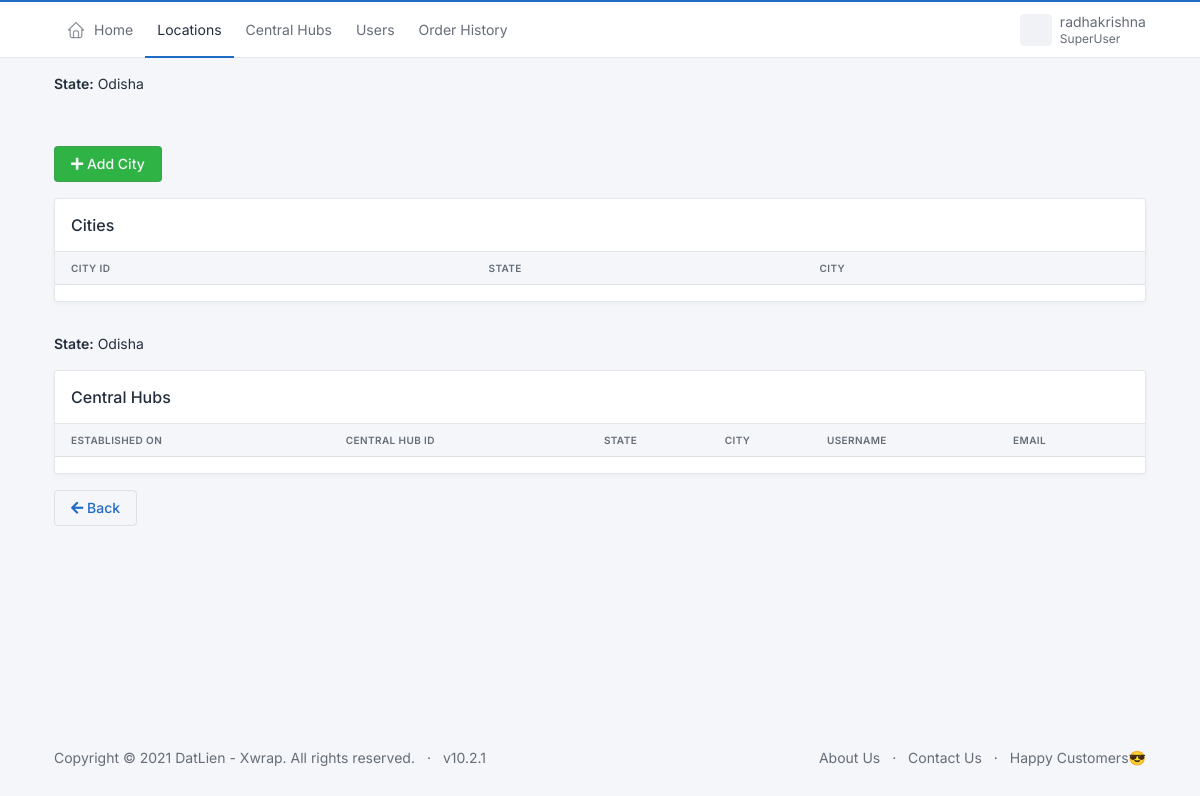
Page /datlien_admin/state/19 (signed in) on the earlier database version.
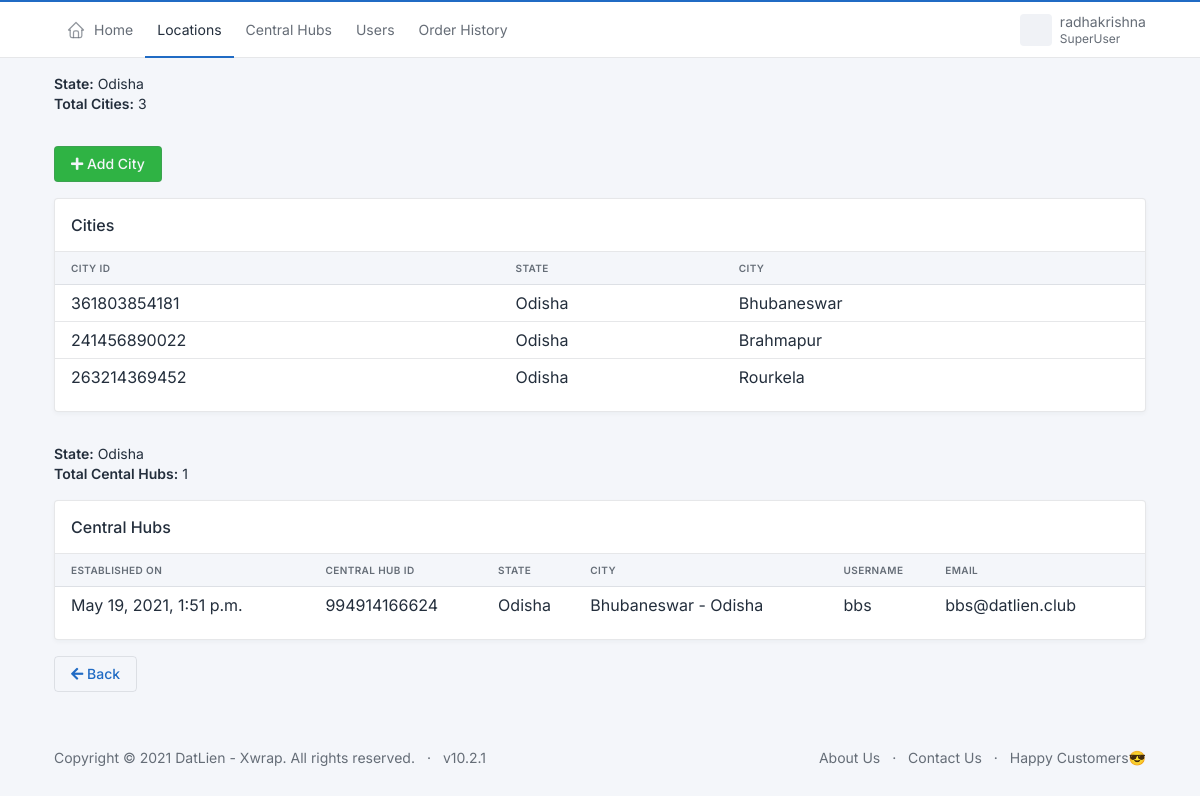
Same page on the later database version.
### datlien/models.py (models this page shows, shortened)
class City(RandomIDModel):
    state = models.ForeignKey(State,on_delete=models.CASCADE,related_name='+')
    city = models.CharField(max_length=20)
    created_on = models.DateTimeField(auto_now_add=True)
    updated_on = models.DateTimeField(auto_now=True)
    def __str__(self):
        return f"{self.city} - {self.state}"

class State(RandomIDModel):
    name = models.CharField(max_length=50)
    def __str__(self):
        return self.name

class CentralHub(RandomIDModel):
    state = models.ForeignKey(State,on_delete=models.CASCADE,related_name='+')
    city = models.ForeignKey(City,on_delete=models.CASCADE,related_name='+')
    username = models.CharField(max_length=20)
    password = models.CharField(max_length=20)
    email = models.EmailField()
    address = models.CharField(max_length=100)
    base_fare = models.DecimalField(max_digits=9,decimal_places=2,default=0)
    created_on = models.DateTimeField(auto_now_add=True)
    updated_on = models.DateTimeField(auto_now=True)

### datlien/views.py (the view)
# urls.py: path('state/<int:id>', views.state, name="state"),
@login_required(login_url="login/")
def state(request,id):
    superuser = request.user.is_superuser
    username = request.user.get_username()
    st = State.objects.get(pk=id)
    cities = City.objects.filter(state=id)
    central_hubs = CentralHub.objects.filter(state=id)
    return render(request,"datlien/state.html",{
        "cities":cities,
        "state":st,
        'username':username,
        'superuser':superuser,
        "central_hubs":central_hubs,
    })

### datlien/templates/datlien/state.html (shortened to what the changed rows need)
{% extends "datlien/base.html" %}
{% block 'body' %}
{% load widget_tweaks %}
<div class="container mt-3 mb-3">
    <b>State:</b> {{state.name}}
    <br>
    {% if cities %}
        <b>Total Cities:</b> {{cities.count}}
    {% endif %}
    <br>
</div>
<div class="container mt-3 mb-3">
  <a class="btn btn-success btn-md" href="{% url 'addCity' state.id %}"> <i class="fa fa-plus"></i>&nbsp;Add City</a>
</div>
<div class="container">
    <div class="col-12 mb-3">
        <div class="card">
            <div class="table-responsive">
                <table class="table card-table table-vcenter text-nowrap datatable">
                    <thead>
                        <tr>
                            <th>City Id</th>
                            <th>State</th>
                            <th>City</th>
                        </tr>
                    </thead>
                    <tbody>
                        {% for city in cities %}
                        <tr>
                            <td>{{city.id}}</td>
                            <td>{{city.state.name}}</td>
                            <td>{{city.city}}</td>
                        </tr>
                        {% endfor %}
                    </tbody>
                </table>
            </div>
        </div>
    </div>
</div>
<div class="container mt-3 mb-3">
    <b>State:</b> {{state.name}}
    <br>
    {% if central_hubs %}
        <b>Total Cental Hubs:</b> {{central_hubs.count}}
    {% endif %}
</div>
<div class="container">
    <div class="col-12 mb-3">
        <div class="card">
            <div class="table-responsive">
                <table class="table card-table table-vcenter text-nowrap datatable">
                    <thead>
                        <tr>
                            <th>Established On</th>
                            <th>Central Hub Id</th>
                            <th>State</th>
                            <th>City</th>
                            <th>Username</th>
                            <th>Email</th>
                        </tr>
                    </thead>
                    <tbody>
                        {% for central_hub in central_hubs %}
                        <tr>
                            <td>{{central_hub.created_on}}</td>
                            <td>{{central_hub.id}}</td>
                            <td>{{central_hub.state}}</td>
                            <td>{{central_hub.city}}</td>
                            <td>{{central_hub.username}}</td>
                            <td>{{central_hub.email}}</td>
                        </tr>
                        {% endfor %}
                    </tbody>
                </table>
            </div>
        </div>
    </div>
</div>
<div class="container">
    <a class="btn btn-outline-primary" href="{% url 'viewStates' %}"> <i class="fa fa-arrow-left"></i>&nbsp;Back</a>
</div>
{% endblock %}

Differences in the rows shown:
added City: id "361803854181", state.name "Odisha", city "Bhubaneswar"
added City: id "241456890022", state.name "Odisha", city "Brahmapur"
added City: id "263214369452", state.name "Odisha", city "Rourkela"
added CentralHub: created_on "May 19, 2021, 1:51 p.m.", id "994914166624", state "Odisha", city "Bhubaneswar - Odisha", username "bbs", email "bbs@datlien.club"
Other differences:
{{ cities.count }}: (not shown) → "3"
{{ central_hubs.count }}: (not shown) → "1"
text now shown: "Total Cities: Total Cental Hubs:"
